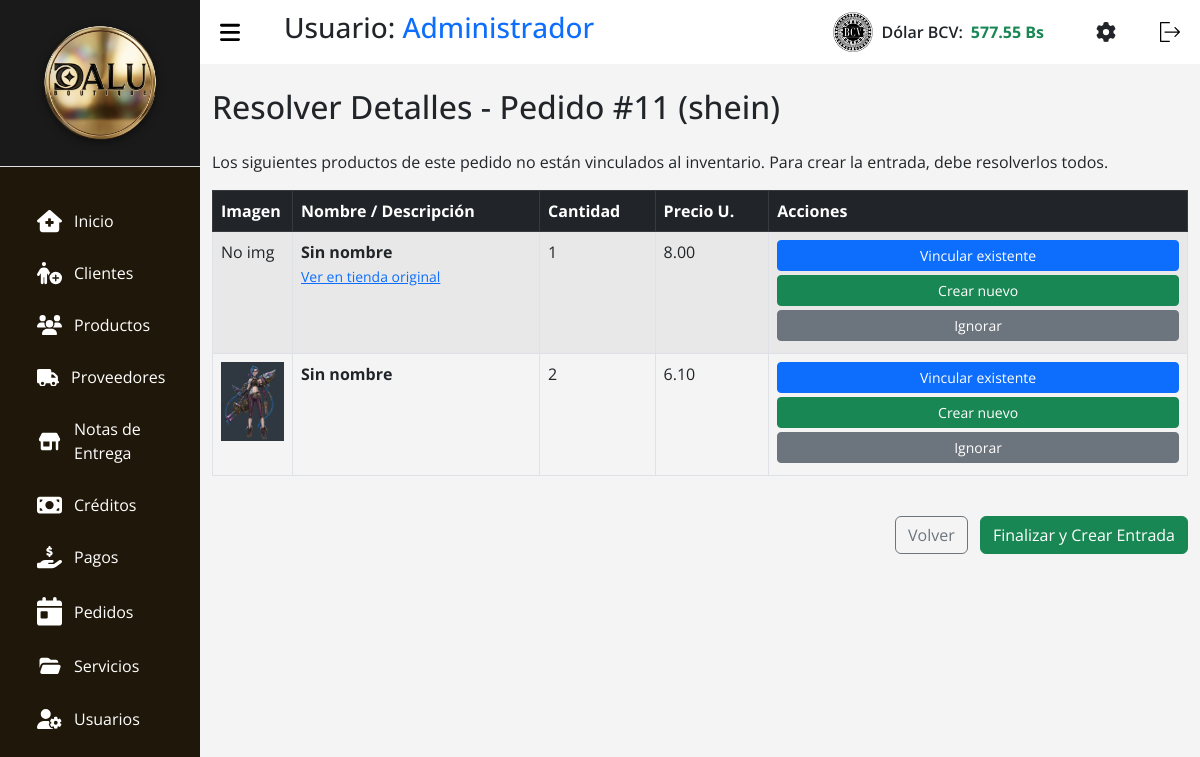
Page /index.php?c=pedidos&accion=resolverDetalles&id=11 (signed in) on the committed database.
### tables this page shows
CREATE TABLE `tasa` (
  `id` int(11) NOT NULL,
  `nombre` varchar(50) NOT NULL,
  `valor` decimal(10,2) NOT NULL,
  `fecha_actualizacion` datetime NOT NULL DEFAULT current_timestamp()
);

CREATE TABLE `pedidos` (
  `id` int(11) NOT NULL,
  `id_proveedor` int(11) DEFAULT NULL,
  `id_cliente` int(11) DEFAULT NULL,
  `id_nota_entrega` int(11) DEFAULT NULL,
  `tipo` enum('cliente','proveedor','propios','') NOT NULL,
  `fecha_registro` timestamp NOT NULL DEFAULT current_timestamp(),
  `fecha_estimada` date DEFAULT NULL,
  `fecha_recepcion` datetime DEFAULT NULL,
  `fecha_entrega` datetime DEFAULT NULL,
  `estado` enum('pendiente','confirmado','enviado','recibido','cancelado','entregado') NOT NULL DEFAULT 'pendiente'
);

CREATE TABLE `detalles_pedido` (
  `id` int(11) NOT NULL,
  `id_pedido` int(11) NOT NULL,
  `id_variante` int(11) DEFAULT NULL,
  `tipo` enum('cliente','proveedor') NOT NULL,
  `imagen` varchar(60) NOT NULL,
  `link` text NOT NULL,
  `fecha_registro` timestamp NOT NULL DEFAULT current_timestamp(),
  `estado` enum('pendiente','recibido','entregado','') NOT NULL,
  `nombre_producto` varchar(150) DEFAULT NULL COMMENT 'Para productos vagos',
  `cantidad` int(11) NOT NULL DEFAULT 1,
  `precio_unitario` decimal(10,2) DEFAULT NULL,
  `descripcion_producto` text DEFAULT NULL,
  `status_inventario` enum('pendiente','vinculado','creado','ignorado') DEFAULT 'pendiente'
);

### src/Models/Tasa.php (called while the page is built, shortened)
<?php
class Tasa extends Conexion {
    public function getLatest($nombre = 'BCV') {
        try {
            $stmt = $this->prepare("SELECT * FROM tasa WHERE nombre = :nombre ORDER BY id DESC LIMIT 1");
            $stmt->bindParam(':nombre', $nombre, PDO::PARAM_STR);
            $stmt->execute();
            return $stmt->fetch(PDO::FETCH_ASSOC);
        } catch (PDOException $e) {
            return false;
        }
    }
}

### src/Models/Pedidos.php (called while the page is built, shortened)
<?php
    class Pedidos extends Conexion {
        private $id;
        public function __construct($id = null, $id_cliente = null, $tipo = null, $estado = 'pendiente', $id_proveedor = null) {
            $this->id = $id;
        }
        public function setId($id) { $this->id = $id; return $this; }
        public function getById($id) {
            $sql = "SELECT p.*,
                    COALESCE(NULLIF(pr.razon_social, ''), NULLIF(pr.nombre, ''), 'Proveedor Desconocido') AS nombre_proveedor,
                    c.nombre as cliente_nombre,
                    c.apellido as cliente_apellido,
                    c.cedula as cliente_cedula,
                    c.telefono as cliente_telefono,
                    c.direccion as cliente_direccion
                    FROM pedidos p
                    LEFT JOIN clientes c ON p.id_cliente = c.id
                    LEFT JOIN proveedores pr ON p.id_proveedor = pr.id
                    WHERE p.id = :id";
            $stmt = $this->prepare($sql);
            $stmt->bindParam(":id", $id);
            $stmt->execute();
            $pedido = $stmt->fetch(\PDO::FETCH_ASSOC);
            if ($pedido) {
                $pedido['detalles'] = $this->getDetallesByPedido($id);
            }
            return $pedido;
        }
        public function getDetallesByPedido($pedido_id) {
            $sql = "SELECT dp.*,
                    p.nombre as producto_nombre,
                    p.precio_venta as producto_precio,
                    pv.id_producto,
                    pv.nombre_variante as variante_nombre,
                    pv.atributos as variante_atributos
                    FROM detalles_pedido dp
                    LEFT JOIN producto_variantes pv ON dp.id_variante = pv.id
                    LEFT JOIN productos p ON pv.id_producto = p.id
                    WHERE dp.id_pedido = :id_pedido
                    ORDER BY dp.id";
            $stmt = $this->prepare($sql);
            $stmt->bindParam(":id_pedido", $pedido_id);
            $stmt->execute();
            $detalles = $stmt->fetchAll(\PDO::FETCH_ASSOC);
            return $detalles;
        }
        public function getDetallesPendientes() {
            $sql = "SELECT dp.*, p.tipo as pedido_tipo
                    FROM detalles_pedido dp
                    JOIN pedidos p ON dp.id_pedido = p.id
                    WHERE dp.id_pedido = :id_pedido
                    AND dp.status_inventario = 'pendiente'";
            $stmt = $this->prepare($sql);
            $stmt->bindParam(":id_pedido", $this->id);
            $stmt->execute();
            return $stmt->fetchAll(\PDO::FETCH_ASSOC);
        }
        public function getPedidoConDetallesPendientes($pedido_id) {
            $pedido = $this->getById($pedido_id);
            $pedido['detalles_pendientes'] = $this->getDetallesPendientes();
            return $pedido;
        }
    }

### src/Views/V_ResolverDetalles.php (the view, shortened to what this page needs)
<!DOCTYPE html>
<html lang="es">
<head>
    <link rel="stylesheet" href="assets/css/css.css">
    <link rel="stylesheet" href="assets/css/header.css">
    <link rel="stylesheet" href="assets/bootstrap.min.css">
    <link rel="stylesheet" href="assets/css/libs/select2.min.css">
    <link rel="stylesheet" href="assets/css/libs/select2-bootstrap-5-theme.min.css">
</head>
<body>
    <?php require_once __DIR__ . "/../Views/layout/header.php"; ?>
    <div class="container mt-4">
        <h2 class="mb-4">Resolver Detalles - Pedido #<?= htmlspecialchars($pedido['id']) ?> (<?= htmlspecialchars($pedido['nombre_proveedor']) ?>)</h2>
        <p>Los siguientes productos de este pedido no están vinculados al inventario. Para crear la entrada, debe resolverlos todos.</p>
        <div class="table-responsive">
            <table class="table table-bordered table-striped" id="tablaDetalles">
                <thead class="table-dark">
                    <tr>
                        <th>Imagen</th>
                        <th>Nombre / Descripción</th>
                        <th>Cantidad</th>
                        <th>Precio U.</th>
                        <th>Acciones</th>
                    </tr>
                </thead>
                <tbody>
                    <?php foreach($pedido['detalles_pendientes'] as $det): ?>
                    <tr id="row-<?= $det['id'] ?>">
                        <td style="width: 80px;">
                            <?php if(!empty($det['imagen'])): ?>
                                <img src="<?= htmlspecialchars($det['imagen']) ?>" alt="Img" style="width: 100%; object-fit: contain;">
                            <?php else: ?>
                                <span>No img</span>
                            <?php endif; ?>
                        </td>
                        <td>
                            <strong><?= htmlspecialchars($det['nombre_producto'] ?: 'Sin nombre') ?></strong>
                            <?php if(!empty($det['link'])): ?>
                                <br><a href="<?= htmlspecialchars($det['link']) ?>" target="_blank" class="small">Ver en tienda original</a>
                            <?php endif; ?>
                            <br><small><?= htmlspecialchars($det['descripcion_producto']) ?></small>
                        </td>
                        <td><?= htmlspecialchars($det['cantidad']) ?></td>
                        <td><?= htmlspecialchars($det['precio_unitario'] ?? '0.00') ?></td>
                        <td class="acciones-td">
                            <button class="btn btn-sm btn-primary btn-vincular mb-1 w-100" data-id="<?= $det['id'] ?>" data-bs-toggle="modal" data-bs-target="#modalVincular">Vincular existente</button>
                            <button class="btn btn-sm btn-success btn-crear mb-1 w-100" data-id="<?= $det['id'] ?>" data-nombre="<?= htmlspecialchars($det['nombre_producto']) ?>" data-precio="<?= htmlspecialchars($det['precio_unitario']) ?>" data-bs-toggle="modal" data-bs-target="#modalAgregar">Crear nuevo</button>
                            <button class="btn btn-sm btn-secondary btn-ignorar mb-1 w-100" data-id="<?= $det['id'] ?>">Ignorar</button>
                        </td>
                    </tr>
                    <?php endforeach; ?>
                </tbody>
            </table>
        </div>
        <div class="text-end mt-4">
            <a href="?c=pedidos&accion=view" class="btn btn-outline-secondary me-2">Volver</a>
            <form action="?c=entradas&accion=crearDesdePedido" method="POST" class="d-inline" id="formFinalizar">
                <button type="button" class="btn btn-success" id="btnFinalizar" onclick="checkFinalizar()">Finalizar y Crear Entrada</button>
            </form>
        </div>
    </div>
</body>
</html>

### src/Views/layout/header.php (shortened to what this page needs)
<?php
$tasaModel_header = new Tasa();
$tasaActual_header = $tasaModel_header->getLatest();
$tasaValor = $tasaActual_header ? number_format((float)$tasaActual_header['valor'], 2) : '0.00';
?>
<section id="sidebar">
  <div class="sidebar-heading border-bottom p-3" style="background-color: #1a1a1a; text-align: center;">
    <img src="assets/img/dalulisto.png" style="max-width: 80%; height: auto; filter: drop-shadow(0px 2px 4px rgba(0,0,0,0.5));" alt="Logo Dalu">
  </div>
  <ul class="side-menu">
    <li class="nav-item m-1 fs-6">
      <a class="nav-link active" aria-current="page" href="?c=Home">
        Inicio</a>
    </li>
    <li class="nav-item m-1 fs-6">
      <a class="nav-link" href="?c=Clientes">
        Clientes
      </a>
    </li>
    <li class="nav-item m-1 fs-6">
      <a class="nav-link" href="?c=Productos">
        Productos
      </a>
    </li>
    <li class="nav-item m-1 fs-6">
      <a class="nav-link" href="?c=Proveedores">
        Proveedores
      </a>
    </li>
    <li class="nav-item m-1 fs-6">
      <a class="nav-link" href="?c=Notas">
        Notas de
        <br>
        Entrega
      </a>
    </li>
    <li class="nav-item m-1 fs-6">
      <a class="nav-link" href="?c=Creditos">
        Créditos
      </a>
    </li>
    <li class="nav-item m-1 fs-6">
      <a class="nav-link" href="?c=Pagos">
        Pagos
      </a>
    <li class="nav-item m-1 fs-6">
      <a class="nav-link" href="?c=Pedidos">
        Pedidos
      </a>
    </li>
    <li class="nav-item m-1 fs-6">
      <a class="nav-link" href="?c=Servicios">
        Servicios
      </a>
    </li>
    <li class="nav-item  m-1 fs-6">
      <a class="nav-link" href="?c=Usuarios">
        Usuarios
      </a>
    </li>
  </ul>
</section>
<section id="content">
  <nav>
    <h3 class="ms-3">Usuario: <span class="text-primary"><?= htmlspecialchars($_SESSION['nombre']) ?></span></h3>
    <div class="d-flex align-items-center ms-auto me-4" id="bcvDiv" style="cursor:pointer;" data-bs-toggle="modal" data-bs-target="#modalTasa">
        <img class="img-bcv me-2" src="assets/img/bcv2.png" alt="BCV" width="40">
        <span class="text-dark fw-semibold me-2">Dólar BCV:</span>
        <span class="text-success fw-bold" id="Dolar_bcv"><?= htmlspecialchars($tasaValor) ?> Bs</span>
    </div>
    <a href="?c=Ajustes" class="me-3 text-dark" title="Ajustes y Configuración">
    </a>
    <form action="index.php?c=login&a=Logout" method="POST">
      <button type="submit" style="background: none; border: none; cursor: pointer;">
      </button>
    </form>
  </nav>

### assets/css/css.css (style rules this page uses)
* { margin: 0; padding: 0; text-decoration: none; box-sizing: border-box; font-family: 'Segoe UI', Tahoma, Geneva, Verdana, sans-serif; }
body { font-family: Arial, Helvetica, sans-serif; height: 100vh; display: flex; flex-wrap: nowrap; background: #9794942c; }

### assets/css/header.css (style rules this page uses)
* { font-family: 'Open Sans', sans-serif; margin: 0; padding: 0; box-sizing: border-box; }
:root { --grey: #F1F0F6; --dark-grey: #2610a1be; --light: #fff; --dark: #000; --green: #81D43A; --light-green: #E3FFCB; --blue: #1775F1; --light-blue: #D0E4FF; --dark-blue: #0C5FCD; --red: #FC3B56; }
li { list-style: none; }
#sidebar { position: fixed; max-width: 200px; width: 100%; background: var(--light); top: 0; left: 0; height: 100%; overflow-y: auto; transition: all .3s ease; background-color: #1f1709; z-index: 200; }
#sidebar .icon { min-width: 22px; display: flex; justify-content: center; align-items: center; margin-right: 12px; }
#sidebar .side-menu { margin: 30px 0; padding: 0 18px; transition: all .3s ease; }
#sidebar .side-menu a { display: flex; align-items: center; font-size: 16px; color: var(--light); padding: 12px 16px 12px 0; border-radius: 20px; margin: 4px 0; white-space: nowrap; }
#content { position: relative; width: calc(100% - 200px); left: 200px; transition: all .3s ease; background-color: #49494a0f; }
nav { background: var(--light); height: 64px; padding: 0 20px; display: flex; align-items: center; grid-gap: 28px; position: sticky; top: 0; left: 0; z-index: 100; justify-content: space-between; }
nav .toggle-sidebar { font-size: 18px; cursor: pointer; }
svg { width: 20px; cursor: pointer; }
.icon { margin-left: 15px; align-items: baseline; width: 25px; transition: 1.3s; }

### rows in the picture
tasa: valor "577.55"
pedidos: id "11"
detalles_pedido: imagen "No img", nombre_producto "Sin nombre", cantidad "1", precio_unitario "8.00"
detalles_pedido: imagen (picture), nombre_producto "Sin nombre", cantidad "2", precio_unitario "6.10"

### other values in the picture
$_SESSION['nombre'] "Administrador"
$pedido['nombre_proveedor'] "shein"
